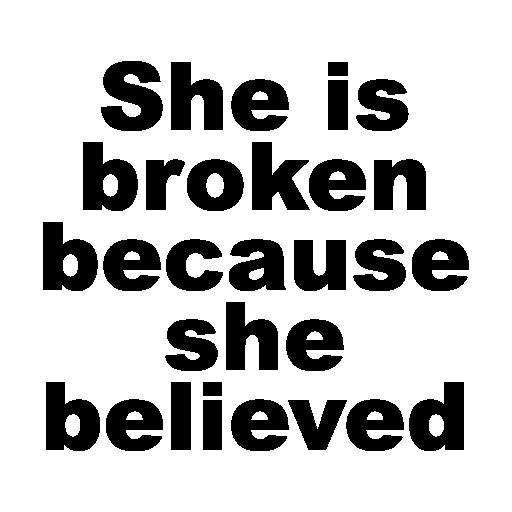
#> input picture Assignment29/input/leter_1.jpg, 512 x 512 px
$ python leter.py
#> lines starting #> are read from the running program, lines starting #| are printed output that depends on the picture; after the words box and inside, x2 and y2 are one past the last pixel; in counts of white or black regions, pixels touching at a corner belong together
import cv2

first_leter=cv2.imread("input/leter_1.jpg",cv2.IMREAD_GRAYSCALE)
#> first_leter is the input picture: shape (512, 512); min 0, max 255, mean 195.7
_,first_leter=cv2.threshold(first_leter,100,255,cv2.THRESH_BINARY_INV)
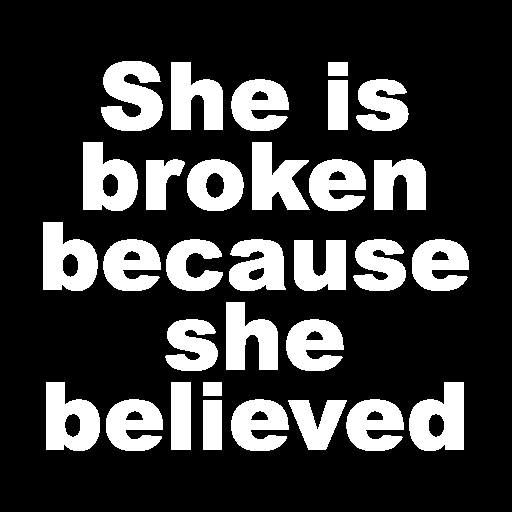
#> first_leter: shape (512, 512); 23.2% white; 31 white regions, largest, box (x1, y1, x2, y2) and area: (101, 61, 163, 131) 3002, (409, 382, 464, 451) 2659, (83, 142, 138, 211) 2651

editer=cv2.imread("input/leter_2.jpg",cv2.IMREAD_GRAYSCALE)
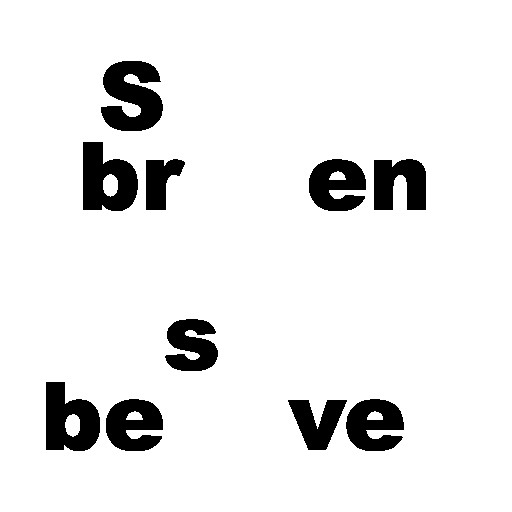
#> input picture Assignment29/input/leter_2.jpg, 512 x 512 px
#> editer is the input picture: shape (512, 512); min 0, max 255, mean 234
_,editer=cv2.threshold(editer,100,255,cv2.THRESH_BINARY_INV)
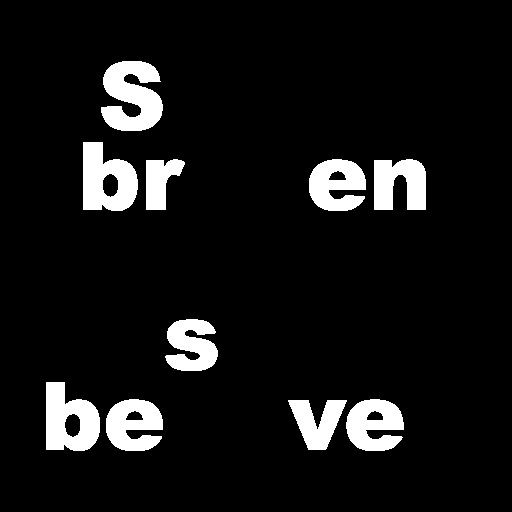
#> editer: shape (512, 512); 8.2% white; 10 white regions, largest, box (x1, y1, x2, y2) and area: (101, 61, 163, 131) 3002, (83, 142, 138, 211) 2651, (46, 382, 100, 451) 2596
result=first_leter-editer
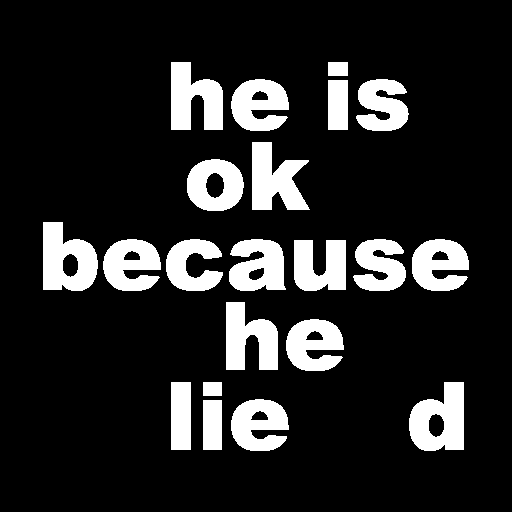
#> result: shape (512, 512); 15% white; 21 white regions, largest, box (x1, y1, x2, y2) and area: (409, 382, 464, 451) 2659, (43, 222, 98, 291) 2647, (252, 142, 310, 210) 2518
_,result=cv2.threshold(result,100,255,cv2.THRESH_BINARY_INV)
cv2.imwrite("output/result_leter.jpg",result)
